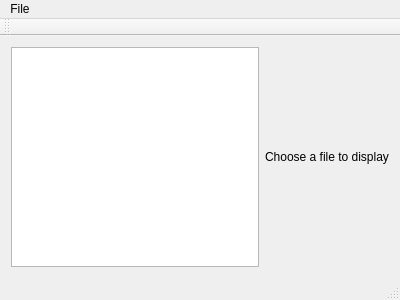
<?xml version="1.0" encoding="UTF-8"?>
<ui version="4.0">
 <class>MainWindow</class>
 <widget class="QMainWindow" name="MainWindow">
  <property name="geometry">
   <rect>
    <x>0</x>
    <y>0</y>
    <width>400</width>
    <height>300</height>
   </rect>
  </property>
  <property name="windowTitle">
   <string>GECKed - a Fallout 2 game editor</string>
  </property>
  <widget class="QWidget" name="centralWidget">
   <layout class="QHBoxLayout" name="horizontalLayout">
    <item>
     <widget class="QTreeView" name="treeView"/>
    </item>
    <item>
     <widget class="QLabel" name="label">
      <property name="text">
       <string>Choose a file to display</string>
      </property>
     </widget>
    </item>
   </layout>
  </widget>
  <widget class="QMenuBar" name="menuBar">
   <property name="geometry">
    <rect>
     <x>0</x>
     <y>0</y>
     <width>400</width>
     <height>21</height>
    </rect>
   </property>
   <widget class="QMenu" name="menuFile">
    <property name="title">
     <string>File</string>
    </property>
    <addaction name="actionOpen"/>
    <addaction name="separator"/>
    <addaction name="actionExit"/>
   </widget>
   <addaction name="menuFile"/>
  </widget>
  <widget class="QToolBar" name="mainToolBar">
   <attribute name="toolBarArea">
    <enum>TopToolBarArea</enum>
   </attribute>
   <attribute name="toolBarBreak">
    <bool>false</bool>
   </attribute>
  </widget>
  <widget class="QStatusBar" name="statusBar"/>
  <action name="actionOpen">
   <property name="text">
    <string>Open DAT file</string>
   </property>
  </action>
  <action name="actionExit">
   <property name="text">
    <string>Exit</string>
   </property>
  </action>
 </widget>
 <layoutdefault spacing="6" margin="11"/>
 <resources/>
 <connections/>
</ui>
